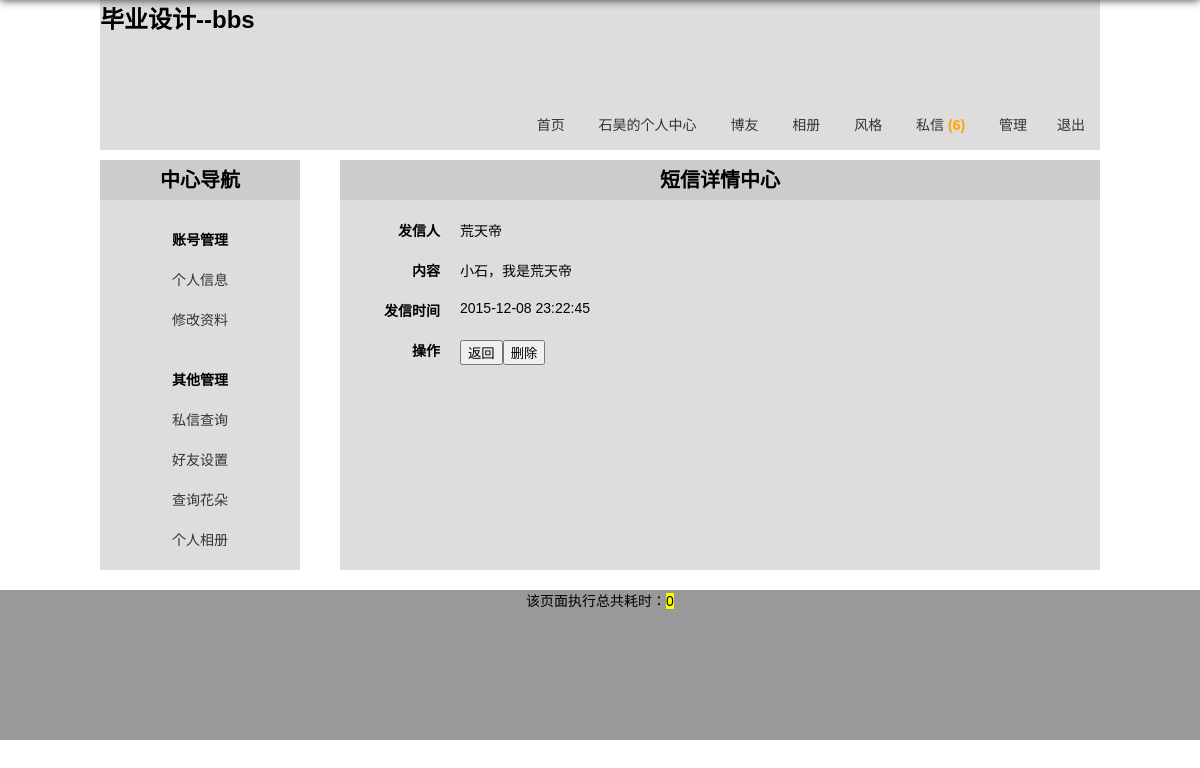
/message_detail.php?id=7 (signed in), run on the app's committed database.
### tables this page shows
CREATE TABLE IF NOT EXISTS `bbs_system` (
  `bbs_id` mediumint(8) unsigned NOT NULL AUTO_INCREMENT COMMENT 'id',
  `bbs_webname` varchar(20) NOT NULL COMMENT '网站名称',
  `bbs_article_num` varchar(20) NOT NULL DEFAULT '0' COMMENT '首页最新主题分页数',
  `bbs_blog_num` varchar(20) NOT NULL DEFAULT '0' COMMENT '博友分页数',
  `bbs_photo_num` varchar(20) NOT NULL DEFAULT '0' COMMENT '相册分页数',
  `bbs_hot_num` varchar(20) NOT NULL DEFAULT '0' COMMENT '首页主题排行列表数',
  `bbs_newuser_num` varchar(20) NOT NULL DEFAULT '0' COMMENT '首页新晋会员列表数',
  `bbs_skin` tinyint(1) unsigned NOT NULL DEFAULT '0' COMMENT '网站皮肤',
  `bbs_string` text NOT NULL COMMENT '网站敏感字符串过滤',
  `bbs_post_time` tinyint(3) unsigned NOT NULL DEFAULT '0' COMMENT '发帖限制间隔时间',
  `bbs_repost_time` tinyint(3) unsigned NOT NULL DEFAULT '0' COMMENT '回帖间隔时间限制',
  `bbs_code` tinyint(1) unsigned NOT NULL DEFAULT '0' COMMENT '是否启用验证码',
  `bbs_register` tinyint(1) unsigned NOT NULL DEFAULT '0' COMMENT '是否启用注册功能',
  `bbs_last_modify_date` datetime NOT NULL COMMENT '最后修改时间',
  `bbs_modify_user` varchar(20) DEFAULT NULL COMMENT '最后修改人',
  PRIMARY KEY (`bbs_id`)
);

CREATE TABLE IF NOT EXISTS `bbs_message` (
  `bbs_id` mediumint(8) unsigned NOT NULL AUTO_INCREMENT COMMENT '私信id',
  `bbs_touser` varchar(20) NOT NULL COMMENT '收信人',
  `bbs_fromuser` varchar(20) NOT NULL COMMENT '发信人',
  `bbs_content` varchar(200) NOT NULL COMMENT '私信内容',
  `bbs_state` tinyint(1) NOT NULL DEFAULT '0' COMMENT '私信状态',
  `bbs_date` datetime NOT NULL COMMENT '发私信时间',
  PRIMARY KEY (`bbs_id`)
);

### includes/common.inc.php (called while the page is built, shortened)
<?php
require ROOT_PATH.'includes/global.func.php';
require ROOT_PATH.'includes/mysql.func.php';
if (!!$rows = fetch_array("SELECT bbs_webname,bbs_article_num,bbs_blog_num,bbs_photo_num,bbs_hot_num,bbs_newuser_num,bbs_skin,bbs_string,bbs_post_time,bbs_repost_time,bbs_code,bbs_register,bbs_last_modify_date,bbs_modify_user FROM bbs_system WHERE  bbs_id=1 LIMIT 1")) {
    $system = array();
    $system['webname']=$rows['bbs_webname'];
    $system['article_num']=$rows['bbs_article_num'];
    $system['blog_num']=$rows['bbs_blog_num'];
    $system['photo_num']=$rows['bbs_photo_num'];
    $system['hot_num']=$rows['bbs_hot_num'];
    $system['newuser_num']=$rows['bbs_newuser_num'];
    $system['skin']=$rows['bbs_skin'];
    $system['string']=$rows['bbs_string'];
    $system['post_time']=$rows['bbs_post_time'];
    $system['repost_time']=$rows['bbs_repost_time'];
    $system['code']=$rows['bbs_code'];
    $system['register']=$rows['bbs_register'];
    $system['last_modify_date']=$rows['bbs_last_modify_date'];
    $system['modify_user']=$rows['bbs_modify_user'];
    $system=html($system);
}else{
    exit('系统表读取错误，请联系管理员');
}
?>

### includes/mysql.func.php (called while the page is built, shortened)
<?php
function query($sql){
    if(!$result = mysql_query($sql)){
        exit('SQL执行失败'.mysql_error());
    }
    return $result;
}
function fetch_array($sql){
    return mysql_fetch_array(query($sql),MYSQL_ASSOC);
}
?>

### includes/global.func.php (called while the page is built, shortened)
<?php
function html($str){
    if (is_array($str)) {
        foreach ($str as $key => $value) {
            $str[$key] = html($value);
        }
    }else{
        $str = htmlspecialchars($str);
    }
    return $str;
}
?>

### message_detail.php (the view, shortened to what this page needs)
<?php
require dirname(__FILE__).'/includes/common.inc.php';
if (isset($_GET['id'])) {
    $rows = fetch_array("SELECT bbs_id,bbs_fromuser,bbs_content,bbs_state,bbs_date FROM bbs_message WHERE bbs_id='{$_GET['id']}' LIMIT 1");
    if ($rows) {
        $html = array();
        $html['id'] = $rows['bbs_id'];
        $html['fromuser'] = $rows['bbs_fromuser'];
        $html['content'] = $rows['bbs_content'];
        $html['date'] = $rows['bbs_date'];
        $html = html($html);
    }else{
        location(null,'message_detail.php');
    }
}else{
    location(null,'message.php');
}
?>
<!DOCTYPE html>
<html lang="en">
<head>
    <link rel="stylesheet" type="text/css" href="css/reset.css">
    <link rel="stylesheet" type="text/css" href="css/main.css">
</head>
<body>
    <?php
        require ROOT_PATH.'includes/header.inc.php';
    ?>
    <div class="container oh uz">
        <?php require ROOT_PATH.'includes/userzone.inc.php'; ?>
        <div class="main fr">
            <section class="message-detail">
                <h2>短信详情中心</h2>
                <dl>
                    <dt>发信人</dt>
                    <dd><?php echo $html['fromuser']; ?></dd>
                    <dt>内容</dt>
                    <dd><?php echo $html['content']; ?></dd>
                    <dt>发信时间</dt>
                    <dd><?php echo $html['date']; ?></dd>
                    <dt>操作</dt>
                    <dd><input id="back" type="button" name="" value="返回"><input id="delete" type="button" name="<?php echo $html['id']; ?>" value="删除" ></dd>
                </dl>
             </section>
        </div>
    </div>
    <?php
        require ROOT_PATH.'includes/footer.inc.php';
    ?>
</body>
</html>

### includes/header.inc.php (shortened to what this page needs)
<?php
global $system;
?>
<header class="container h150 header">
    <h1><?php echo $system['webname']; ?></h1>
    <nav>
        <ul class="tr">
            <li><a href="../index.php">首页</a></li>
            <?php if (isset($_COOKIE['username'])) {
                echo '<li><a href="../userzone.php">'.$_COOKIE['username'].'的'.'个人中心</a></li>';
            }else{
                echo '<li><a href="../register.php">注册</a></li>
            <li><a href="../login.php">登录</a></li>';
                } ?>
            <li><a href="../blog.php">博友</a></li>
            <li><a href="../photo_dir.php">相册</a></li>
            <li class="relative" id="fenge"><a href="javascript:;">风格</a>
            </li>
            <li><a href="message.php" title="查看信息">私信 <?php echo $GLOBALS['message']; ?></a></li>
            <?php
                if (isset($_COOKIE['username']) && isset($_SESSION['admin'])) {
                    echo '<li><a href="manage.php">管理</a></li>';
                }
                if (isset($_COOKIE['username'])) {
                echo '<li><a href="../logout.php">退出</a></li>';
            } ?>
        </ul>
    </nav>
</header>

### css/main.css (style rules this page uses)
.header { background: #ddd; }
.header h1 { height:100px; width:300px; }
.header li { display:inline-block; height:50px; line-height: 50px; }
.header a { display:inline-block;padding:0 15px; }
.uz { padding:10px 0; }
.uz h2 { text-align: center; background:#ccc; height:40px; line-height: 40px; }
.uz .main { width:760px; background:#ddd; padding-bottom:10000px;margin-bottom:-10000px; }
.uz .message-detail dt { text-align: right; font-weight: bold; width:100px; margin-right:20px; clear:left;float: left;margin-top:20px; }
.uz .message-detail dd { float: left;width:500px;margin-top:20px; }

### data on the page
bbs_system: bbs_webname "毕业设计--bbs"
bbs_message: bbs_fromuser "荒天帝", bbs_content "小石，我是荒天帝", bbs_date "2015-12-08 23:22:45"

### other printed values
$_COOKIE['username'] "石昊"
$GLOBALS['message'] "(6)"
runtime()-TIME_START "0"
